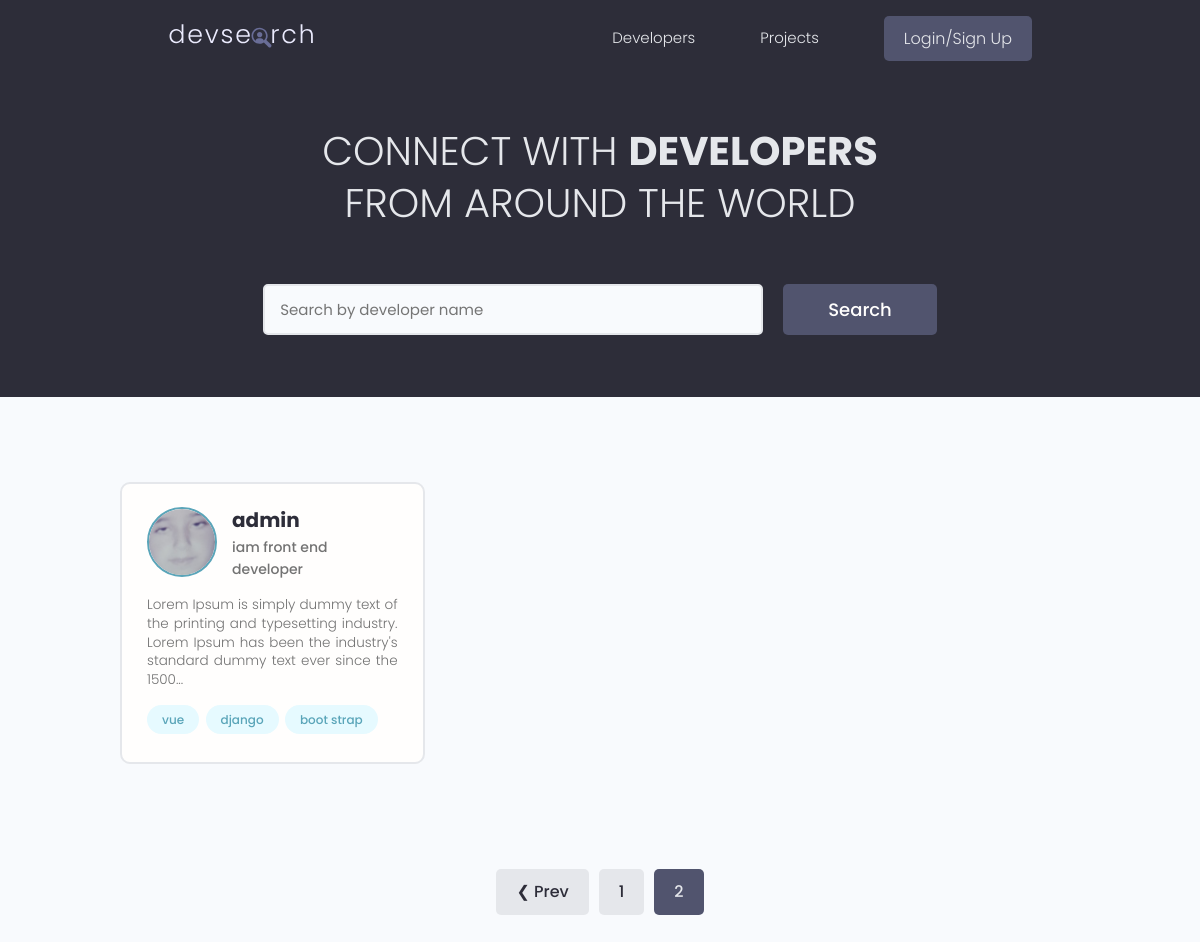
/?page=2, run on an earlier commit of the app's database.
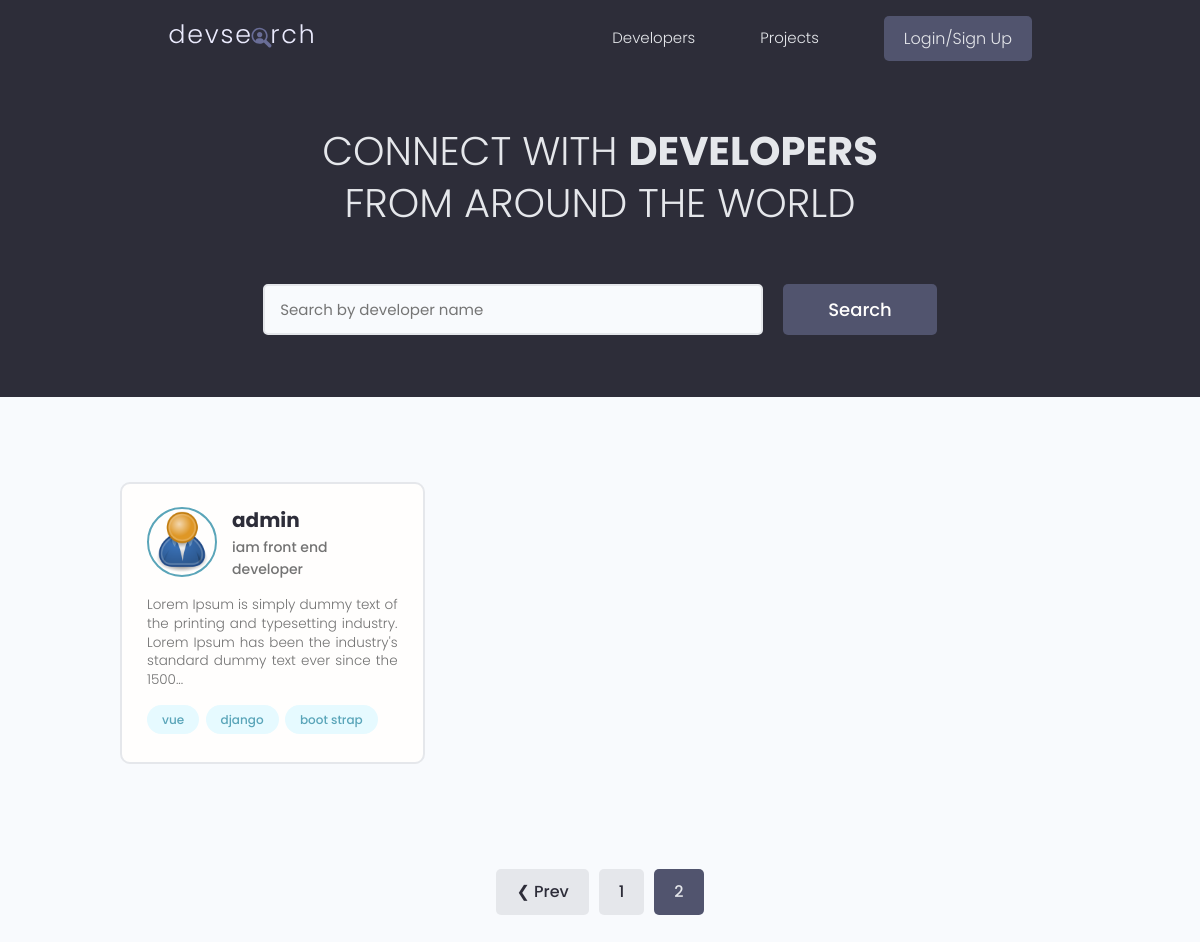
And on a later commit of the database.
### users/models.py (models this page shows, shortened)
class Profile(models.Model):
    id = models.UUIDField(default=uuid.uuid4, unique=True,
                            primary_key=True, editable=False)
    user = models.OneToOneField(
        User, null=True, blank=True, on_delete=models.CASCADE, related_name='user')
    name = models.CharField(max_length=200, null=True, blank=True)
    user_name = models.CharField(max_length=200, null=True, blank=True)
    email = models.EmailField(null=True, blank=True)
    headline = models.CharField(max_length=800, null=True, blank=True)
    bio = models.TextField(null=True, blank=True)
    location = models.CharField(max_length=200, null=True, blank=True)
    profile_image = models.ImageField(
        null=True, blank=True, upload_to="profiles/", default="profiles/user-default.png")
    social_github = models.URLField(max_length=200, null=True, blank=True)
    social_twitter = models.URLField(max_length=200, null=True, blank=True)
    social_linkedin = models.URLField(max_length=200, null=True, blank=True)
    social_youtube = models.URLField(max_length=200, null=True, blank=True)
    social_website = models.URLField(max_length=200, null=True, blank=True)
    reviews = models.ManyToManyField(User, blank=True, related_name='reviews')
    reviews_counter = models.IntegerField(default=0, null=True, blank=True)
    created = models.DateTimeField(auto_now_add=True)
    is_saved = True
    def __init__(self, *args, **kwargs):
        super().__init__(*args, **kwargs)
        fixImage(Profile, self, 'profile_image', 'profiles/user-default.png')
    def __str__(self):
        return str(self.user.username)
    class Meta:
        ordering = ["-reviews_counter"]

### users/views.py (the view)
# urls.py: path('', views.profiles, name="profiles"),
def profiles(request):
    search_query, profiles = searchProfiles(request)
    try:
        pages, profiles = paginateProfiles(request, search_query, profiles)
    except Exception as error:
        return error.args[0]
    context = {"profiles": profiles,
                "search_query": search_query, "pages": pages}
    return render(request, "users/profiles.html", context)

### users/models.py (called while the page is built)
    def __str__(self):
        return self.name

### users/utils.py (called while the page is built)
def searchProfiles(request) -> tuple[str, list]:
    search_query = ""
    if request.GET.get("search_query"):
        search_query = request.GET.get("search_query")
    skills = Skill.objects.filter(name__icontains = search_query)
    profiles = Profile.objects.filter(Q(user_name__icontains = search_query) |
                                        Q(headline__icontains = search_query) |
                                        Q(skill__in = skills)).distinct()
    return search_query, profiles

### utils/fixImage.py (called while the page is built)
def fixImage(parent, self, name, path):
    if not getattr(self, name):
        image = {
            name: path
        }
        parent.objects.filter(id=self.id).update(**image)
        setattr(self, name, {
            'url': f'/media/{path}'
        })

### users/templates/users/profiles.html (shortened to what this page needs)
{% extends 'main.html' %} {% block content %}
<main class="home">
    <section class="hero-section text-center">
        <div class="container container--narrow">
            <div class="hero-section__box">
                <h2>CONNECT WITH <span>DEVELOPERS</span></h2>
                <h2>FROM AROUND THE WORLD</h2>
            </div>
            <div class="hero-section__search">
                <form id="search-form" class="form" action="{% url 'profiles' %}" method="GET">
                    <div class="form__field">
                        <input class="input input--text" id="formInput#search" type="text" name="search_query"
                            value = "{{search_query}}" placeholder="Search by developer name" />
                    </div>
                    <input class="btn btn--sub btn--lg" type="submit" value="Search" />
                </form>
            </div>
        </div>
    </section>
    <section class="devlist">
        <div class="container">
            <div class="grid grid--three">
                {% for profile in profiles %}
                <div class="column card">
                    <div class="dev">
                        <a href="{% url 'user-profile' profile.id %}" class="card__body">
                            <div class="dev__profile">
                                <img class="avatar avatar--md" src="{{profile.profile_image.url}}"
                                    alt="image" />
                                <div class="dev__meta">
                                    <h3>{{profile}}</h3>
                                    <h5>{{profile.headline|default:""|slice:"60"}}</h5>
                                </div>
                            </div>
                            <p class="dev__info">{{profile.bio|slice:"150"}}...</p>
                            <div class="dev__skills">
                                {% for skill in profile.skill_set.all|slice:"3" %}
                                <span class="tag tag--pill tag--main">
                                    <small>{{skill}}</small>
                                </span>
                                {% endfor %}
                            </div>
                        </a>
                    </div>
                </div>
                {% endfor %}
            </div>
        </div>
    </section>
    {% include "pagination.html" with queryset=profiles pages=pages %}
</main>
{% endblock content %}

What changed in the data, as far as the page shows it:
changed Profile "iam front end developer": profile_image: picture removed, a placeholder shows
